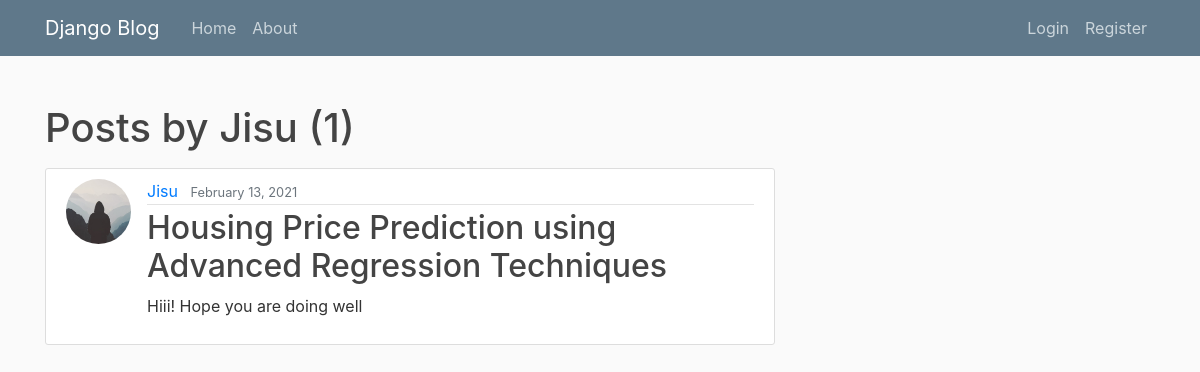
The app's page /user/Jisu with its own data.
### blog/models.py (models this page shows, shortened)
class Post(models.Model):
    title = models.CharField(max_length=100)
    content = models.TextField()
    date_posted = models.DateTimeField(default=timezone.now)
    author = models.ForeignKey(User, on_delete=models.CASCADE)

### users/models.py (models this page shows, shortened)
class Profile(models.Model):
    user = models.OneToOneField(User, on_delete=models.CASCADE)
    image = models.ImageField(default='default.jpg', upload_to='profile_pics')

### blog/views.py (the view)
# urls.py: path('user/<str:username>', UserPostListView.as_view(), name='user-posts'),
class UserPostListView(ListView):
    model = Post
    template_name = 'blog/user_posts.html'  # <app>/<model>_<viewtype>.html
    context_object_name = 'posts'
    paginate_by = 5
    def get_queryset(self):
        user = get_object_or_404(User, username=self.kwargs.get('username'))
        return Post.objects.filter(author=user).order_by('-date_posted')

### blog/templates/blog/user_posts.html (shortened to what this page needs)
{% extends "blog/base.html" %}
{% block content %}
    <h1 class="mb-3">Posts by {{ view.kwargs.username }} ({{ page_obj.paginator.count }})</h1>
    {% for post in posts %}
        <article class="media content-section">
          <img class="rounded-circle article-img" src="{{ post.author.profile.image.url }}">
          <div class="media-body">
            <div class="article-metadata">
              <a class="mr-2" href="{% url 'user-posts' post.author.username %}">{{ post.author }}</a>
              <small class="text-muted">{{ post.date_posted|date:"F d, Y" }}</small>
            </div>
            <h2><a class="article-title" href="{% url 'post-detail' post.id %}">{{ post.title }}</a></h2>
            <p class="article-content">{{ post.content }}</p>
          </div>
        </article>
    {% endfor %}
{% endblock content %}

### blog/static/blog/main.css (style rules this page uses)
body { background: #fafafa; color: #333333; margin-top: 5rem; }
h1, h2, h3, h4, h5, h6 { color: #444444; }
.content-section { background: #ffffff; padding: 10px 20px; border: 1px solid #dddddd; border-radius: 3px; margin-bottom: 20px; }
.article-title { color: #444444; }
.article-content { white-space: pre-line; }
.article-img { height: 65px; width: 65px; margin-right: 16px; }
.article-metadata { padding-bottom: 1px; margin-bottom: 4px; border-bottom: 1px solid #e3e3e3 }

### records on screen
Post: author.profile.image (placeholder picture), author "Jisu", date_posted "February 13, 2021", title "Housing Price Prediction using Advanced Regression Techniques", content "Hiii! Hope you are doing well"

### other values on screen
{{ view.kwargs.username }} "Jisu"
{{ page_obj.paginator.count }} "1"
